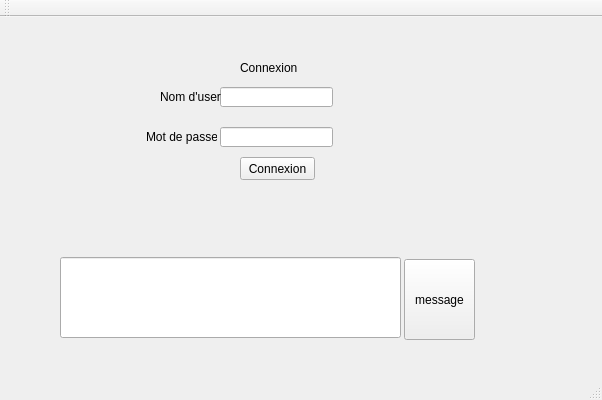
<?xml version="1.0" encoding="UTF-8"?>
<ui version="4.0">
 <class>projetmortClass</class>
 <widget class="QMainWindow" name="projetmortClass">
  <property name="geometry">
   <rect>
    <x>0</x>
    <y>0</y>
    <width>602</width>
    <height>400</height>
   </rect>
  </property>
  <property name="windowTitle">
   <string>projetmort</string>
  </property>
  <widget class="QWidget" name="centralWidget">
   <widget class="QLabel" name="label">
    <property name="geometry">
     <rect>
      <x>240</x>
      <y>40</y>
      <width>61</width>
      <height>21</height>
     </rect>
    </property>
    <property name="text">
     <string>Connexion</string>
    </property>
   </widget>
   <widget class="QLineEdit" name="nom">
    <property name="geometry">
     <rect>
      <x>220</x>
      <y>70</y>
      <width>113</width>
      <height>20</height>
     </rect>
    </property>
   </widget>
   <widget class="QLineEdit" name="mdp">
    <property name="geometry">
     <rect>
      <x>220</x>
      <y>110</y>
      <width>113</width>
      <height>20</height>
     </rect>
    </property>
   </widget>
   <widget class="QLabel" name="label_2">
    <property name="geometry">
     <rect>
      <x>160</x>
      <y>70</y>
      <width>81</width>
      <height>20</height>
     </rect>
    </property>
    <property name="text">
     <string>Nom d'user</string>
    </property>
   </widget>
   <widget class="QLabel" name="label_3">
    <property name="geometry">
     <rect>
      <x>146</x>
      <y>110</y>
      <width>71</width>
      <height>20</height>
     </rect>
    </property>
    <property name="text">
     <string>Mot de passe</string>
    </property>
   </widget>
   <widget class="QPushButton" name="pushButton">
    <property name="geometry">
     <rect>
      <x>240</x>
      <y>140</y>
      <width>75</width>
      <height>23</height>
     </rect>
    </property>
    <property name="text">
     <string>Connexion</string>
    </property>
   </widget>
   <widget class="QLabel" name="test">
    <property name="geometry">
     <rect>
      <x>70</x>
      <y>0</y>
      <width>321</width>
      <height>231</height>
     </rect>
    </property>
    <property name="text">
     <string/>
    </property>
   </widget>
   <widget class="QLabel" name="co">
    <property name="geometry">
     <rect>
      <x>480</x>
      <y>20</y>
      <width>101</width>
      <height>31</height>
     </rect>
    </property>
    <property name="text">
     <string/>
    </property>
   </widget>
   <widget class="QLabel" name="messagesend">
    <property name="geometry">
     <rect>
      <x>240</x>
      <y>310</y>
      <width>71</width>
      <height>21</height>
     </rect>
    </property>
    <property name="text">
     <string/>
    </property>
   </widget>
   <widget class="QPushButton" name="pushButton_2">
    <property name="geometry">
     <rect>
      <x>404</x>
      <y>242</y>
      <width>71</width>
      <height>81</height>
     </rect>
    </property>
    <property name="text">
     <string>message</string>
    </property>
   </widget>
   <widget class="QLineEdit" name="lineEdit">
    <property name="geometry">
     <rect>
      <x>60</x>
      <y>240</y>
      <width>341</width>
      <height>81</height>
     </rect>
    </property>
   </widget>
   <widget class="QLabel" name="SQL">
    <property name="geometry">
     <rect>
      <x>500</x>
      <y>70</y>
      <width>91</width>
      <height>31</height>
     </rect>
    </property>
    <property name="text">
     <string/>
    </property>
   </widget>
  </widget>
  <widget class="QMenuBar" name="menuBar">
   <property name="geometry">
    <rect>
     <x>0</x>
     <y>0</y>
     <width>602</width>
     <height>21</height>
    </rect>
   </property>
  </widget>
  <widget class="QToolBar" name="mainToolBar">
   <attribute name="toolBarArea">
    <enum>TopToolBarArea</enum>
   </attribute>
   <attribute name="toolBarBreak">
    <bool>false</bool>
   </attribute>
  </widget>
  <widget class="QStatusBar" name="statusBar"/>
 </widget>
 <layoutdefault spacing="6" margin="11"/>
 <resources>
  <include location="projetmort.qrc"/>
 </resources>
 <connections>
  <connection>
   <sender>pushButton</sender>
   <signal>clicked()</signal>
   <receiver>projetmortClass</receiver>
   <slot>connexion()</slot>
   <hints>
    <hint type="sourcelabel">
     <x>277</x>
     <y>184</y>
    </hint>
    <hint type="destinationlabel">
     <x>300</x>
     <y>199</y>
    </hint>
   </hints>
  </connection>
  <connection>
   <sender>pushButton_2</sender>
   <signal>clicked()</signal>
   <receiver>projetmortClass</receiver>
   <slot>messageserver()</slot>
   <hints>
    <hint type="sourcelabel">
     <x>277</x>
     <y>324</y>
    </hint>
    <hint type="destinationlabel">
     <x>300</x>
     <y>199</y>
    </hint>
   </hints>
  </connection>
 </connections>
 <slots>
  <slot>connexion()</slot>
  <slot>messageserver()</slot>
 </slots>
</ui>
